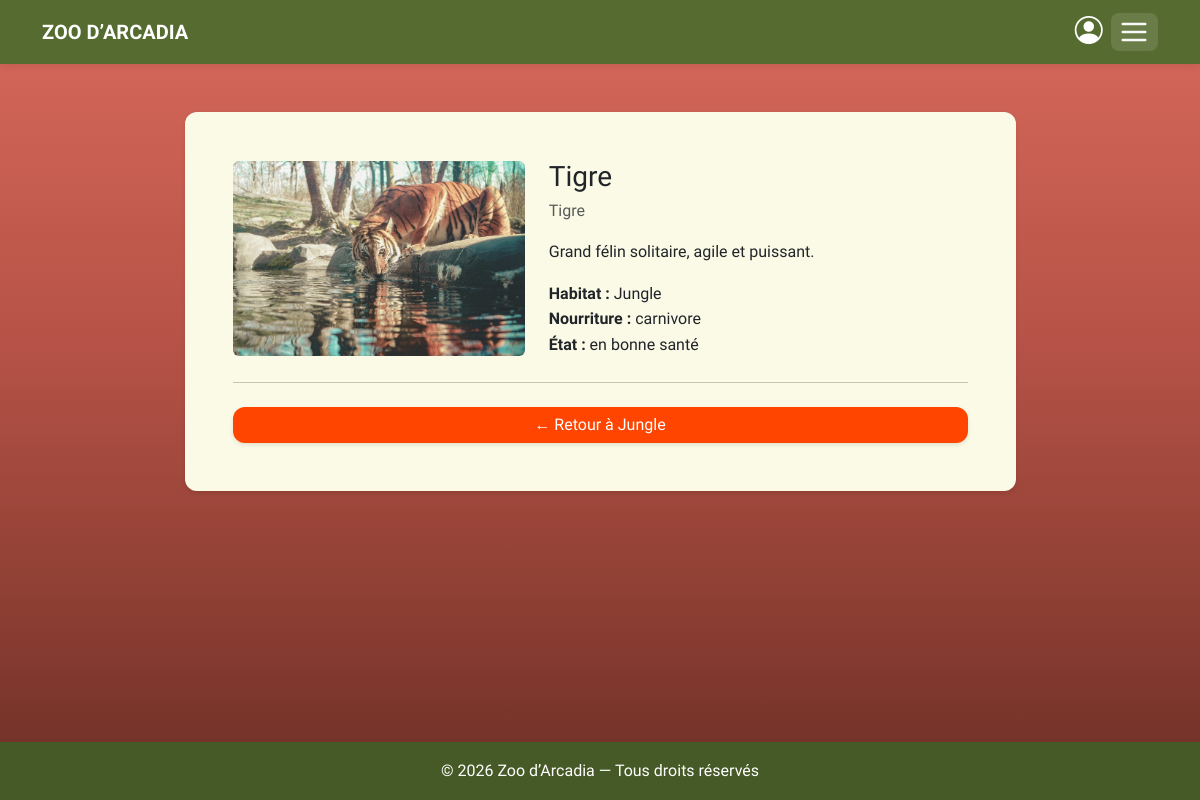
The page /animal.php?id=5 on the database its author committed.
### tables this page shows
CREATE TABLE animals (
  id           INT UNSIGNED NOT NULL AUTO_INCREMENT,
  name         VARCHAR(100) NOT NULL,
  species      VARCHAR(100) NOT NULL,
  description  TEXT         NULL,
  diet         VARCHAR(150) NULL,
  health_state VARCHAR(100) NULL,
  image        VARCHAR(255) NULL,
   
   
   
  image_alt    VARCHAR(255) NULL,
  habitat_id   INT UNSIGNED NOT NULL,
  created_at   DATETIME     NOT NULL DEFAULT CURRENT_TIMESTAMP,
  PRIMARY KEY (id),
  KEY idx_animals_habitat (habitat_id),
  CONSTRAINT fk_animals_habitat
    FOREIGN KEY (habitat_id) REFERENCES habitats (id) ON DELETE CASCADE
);

CREATE TABLE habitats (
  id          INT UNSIGNED NOT NULL AUTO_INCREMENT,
  name        VARCHAR(100) NOT NULL,
  description TEXT         NULL,
  image       VARCHAR(255) NULL,
  created_at  DATETIME     NOT NULL DEFAULT CURRENT_TIMESTAMP,
  PRIMARY KEY (id),
  UNIQUE KEY uq_habitats_name (name)
);

### includes/db.php (called while the page is built, shortened)
<?php
function db(): PDO
{
    static $pdo = null;
    if ($pdo instanceof PDO) {
        return $pdo;
    }
    $config = require __DIR__ . '/../config/config.php';
    $dsn = sprintf(
        'mysql:host=%s;port=%d;dbname=%s;charset=%s',
        $config['host'],
        $config['port'],
        $config['database'],
        $config['charset']
    );
    $pdo = new PDO($dsn, $config['user'], $config['password'], [
        PDO::ATTR_ERRMODE => PDO::ERRMODE_EXCEPTION,
        PDO::ATTR_DEFAULT_FETCH_MODE => PDO::FETCH_ASSOC,
        PDO::ATTR_EMULATE_PREPARES => false,
    ]);
    return $pdo;
}

### includes/fonctions.php (called while the page is built, shortened)
<?php
function e(?string $texte): string
{
    return htmlspecialchars($texte ?? '', ENT_QUOTES, 'UTF-8');
}

### animal.php (the view, shortened to what this page needs)
<?php
require __DIR__ . '/includes/fonctions.php';
$animalId = (int) ($_GET['id'] ?? 0);
$requete = db()->prepare(
    'SELECT a.id, a.name, a.species, a.description, a.diet, a.health_state,
            a.image, a.image_alt, h.name AS habitat
     FROM animals a
     JOIN habitats h ON h.id = a.habitat_id
     WHERE a.id = ?'
);
$requete->execute([$animalId]);
$animal = $requete->fetch();
require __DIR__ . '/includes/header.php';
?>
  <main class="py-5">
    <div class="container">
      <div class="row justify-content-center">
        <div class="col-12 col-lg-9">
          <article class="card p-4 p-md-5">
            <div class="row g-4 align-items-center">
              <?php if ($animal['image']): ?>
                <div class="col-12 col-md-5 text-center">
                  <img src="<?= e($animal['image']) ?>" alt="<?= e($animal['image_alt']) ?>"
                       class="img-fluid rounded">
                </div>
              <?php endif; ?>
              <div class="col-12 col-md-<?= $animal['image'] ? '7' : '12' ?>">
                <h1 class="h3 mb-1"><?= e($animal['name']) ?></h1>
                <p class="text-muted mb-3"><?= e($animal['species']) ?></p>
                <p><?= e($animal['description']) ?></p>
                <ul class="list-unstyled mb-0">
                  <li><strong>Habitat :</strong> <?= e($animal['habitat']) ?></li>
                  <li><strong>Nourriture :</strong> <?= e($animal['diet']) ?></li>
                  <li><strong>État :</strong> <?= e($animal['health_state']) ?></li>
                </ul>
              </div>
            </div>
            <hr class="my-4">
            <a href="<?= e(strtolower($animal['habitat'])) ?>.php" class="btn btn-brand">
              ← Retour à <?= e($animal['habitat']) ?>
            </a>
          </article>
        </div>
      </div>
    </div>
  </main>
<?php require __DIR__ . '/includes/footer.php'; ?>

### style.css (style rules this page uses)
:root { --green-dark: #556b2f; --green-dark-rgb: 85, 107, 47; --green-laurel: #6b8e23; --green-footer: #455a26; --cream: #fafae6; --gray-light: #d3d3d3; --gray: #808080; --orange-peru: #cd853f; --orange-red: #ff4500; --brown-saddle: #8b4513; --text-dark: #1a1a1a; --text-light: #ffffff; --hover: #ffd8c9; --font-title: "Inknut Antiqua", serif; --font-body: "Averia Sans Libre", sans-serif; --radius: 12px; --shadow-sm: 0 2px 4px rgba(0, 0, 0, 0.1); --shadow-md: 0 4px 10px rgba(0, 0, 0, 0.15); }
body { margin: 0; line-height: 1.6; font-family: var(--font-body); color: var(--text-dark); background: var(--cream); min-height: 100vh; display: flex; flex-direction: column; }
main { flex: 1; }
h1, h2, h3, h4, h5 { font-family: var(--font-title); color: var(--green-dark); }
a { text-decoration: none; }
.card, .panel { background: var(--cream); border-radius: var(--radius); box-shadow: var(--shadow-sm); padding: 1rem; border: 0; }
.btn-brand { background: var(--orange-red); color: var(--text-light); border: none; border-radius: var(--radius); box-shadow: var(--shadow-sm); }
.bg-jungle { background: linear-gradient( 180deg, #d86a5b 0%, #b45146 45%, #8e3f33 75%, #6b2e26 100% ); min-height: 100vh; }

### rows shown on the page
animals: image (picture), name "Tigre", species "Tigre", description "Grand félin solitaire, agile et puissant.", habitat.name "Jungle", diet "carnivore", health_state "en bonne santé"
